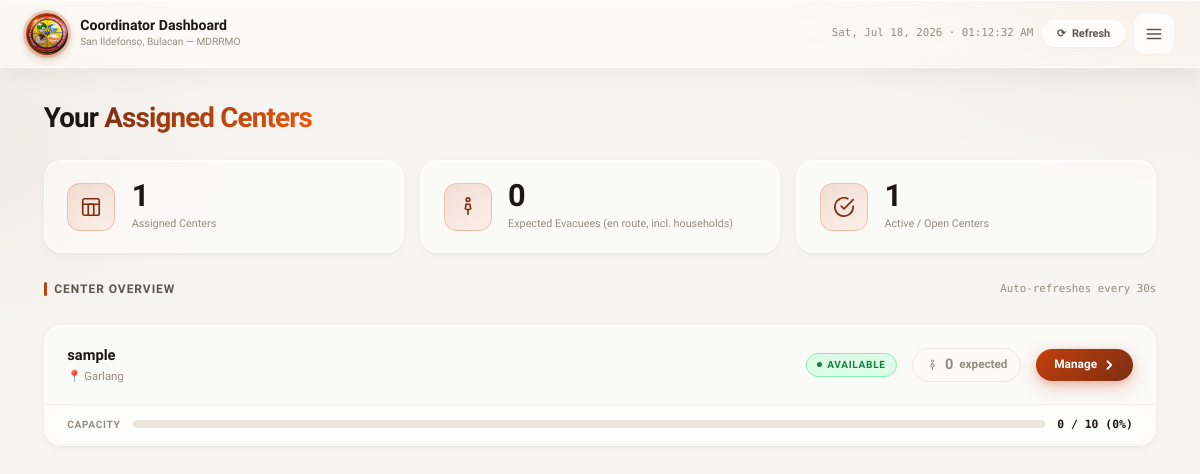
/coordinator/index.php (signed in), run on the app's committed database.
### tables this page shows
CREATE TABLE `evacuation_centers` (
  `id` int(10) UNSIGNED NOT NULL,
  `name` varchar(150) NOT NULL,
  `barangay_id` int(10) UNSIGNED NOT NULL,
  `address` varchar(255) NOT NULL,
  `lat` decimal(10,7) NOT NULL,
  `lng` decimal(10,7) NOT NULL,
  `max_capacity_people` int(10) UNSIGNED NOT NULL,
  `max_capacity_families` int(10) UNSIGNED DEFAULT 0,
  `status` enum('available','near_capacity','full','temp_shelter','closed') NOT NULL DEFAULT 'available',
  `coordinator_user_id` int(10) UNSIGNED DEFAULT NULL,
  `notes` text DEFAULT NULL,
  `created_at` datetime NOT NULL DEFAULT current_timestamp(),
  `updated_at` datetime NOT NULL DEFAULT current_timestamp() ON UPDATE current_timestamp()
);

CREATE TABLE `barangays` (
  `id` int(10) UNSIGNED NOT NULL,
  `name` varchar(100) NOT NULL,
  `municipality` varchar(100) NOT NULL DEFAULT 'San Ildefonso',
  `province` varchar(100) NOT NULL DEFAULT 'Bulacan',
  `center_lat` decimal(10,7) DEFAULT NULL,
  `center_lng` decimal(10,7) DEFAULT NULL,
  `boundary_polygon` longtext DEFAULT NULL CHECK (json_valid(`boundary_polygon`)),
  `is_active` tinyint(1) NOT NULL DEFAULT 1
);

### coordinator/index.php (the view, shortened to what this page needs)
<?php
$pdo  = db();
$user = current_user();
$stmt = $pdo->prepare("
    SELECT
        c.*,
        b.name AS barangay_name,
        COALESCE(t.expected_count, 0) AS expected_count
    FROM evacuation_centers c
    JOIN barangays b ON b.id = c.barangay_id
    LEFT JOIN (
        SELECT
            nt.center_id,
            SUM(COALESCE(ch.total_members, 1)) AS expected_count
        FROM   evac_navigation_tracking nt
        LEFT JOIN family_profiles ch ON ch.user_id = nt.user_id
        WHERE  nt.status = 'navigating'
        GROUP  BY nt.center_id
    ) t ON t.center_id = c.id
    WHERE c.coordinator_user_id = ?
");
$stmt->execute([$user['id']]);
$centers = $stmt->fetchAll();
$totalExpected  = array_sum(array_column($centers, 'expected_count'));
$totalCenters   = count($centers);
$activeCenters  = count(array_filter($centers, fn($c) => $c['status'] !== 'closed'));
?>
<!DOCTYPE html>
<html lang="en">
<head>
    <link rel="stylesheet" href="../asset/css/coordinator_index.css">
</head>
<body>
<div class="layout">
    <div class="main">
        <header class="topbar">
            <div class="topbar-brand">
                <div class="topbar-logo" aria-hidden="true">
                    <img src="../img/mdrrmo.png" alt="MDRRMO Logo"
                         style="width:100%;height:100%;object-fit:cover;border-radius:50%;display:block;">
                </div>
                <div class="topbar-brand-text">
                    <div class="topbar-title">Coordinator Dashboard</div>
                    <div class="topbar-subtitle">San Ildefonso, Bulacan — MDRRMO</div>
                </div>
            </div>
            <div class="topbar-right">
                <span class="topbar-date" id="topbar-clock"></span>
                <button class="refresh-btn" id="refreshBtn" onclick="refreshCounts()">
                    <span class="spin-icon" id="spinIcon">⟳</span>
                    <span>Refresh</span>
                </button>
                <button class="hamburger-btn" onclick="openMenu()" aria-label="Open menu">
                    <svg viewBox="0 0 24 24"><line x1="3" y1="6" x2="21" y2="6"/><line x1="3" y1="12" x2="21" y2="12"/><line x1="3" y1="18" x2="21" y2="18"/></svg>
                </button>
            </div>
        </header>
        <main class="page">
            <h1 class="page-heading">Your <span>Assigned Centers</span></h1>
            <div class="stats-grid">
                <div class="stat-card">
                    <div class="stat-icon"><svg viewBox="0 0 24 24"><rect x="3" y="3" width="18" height="18" rx="2"/><path d="M9 21V9h6v12"/><path d="M3 9h18"/></svg></div>
                    <div><div class="stat-val"><?php echo $totalCenters; ?></div><div class="stat-label">Assigned Centers</div></div>
                </div>
                <div class="stat-card">
                    <div class="stat-icon"><svg viewBox="0 0 24 24"><circle cx="12" cy="4" r="2"/><path d="M10 9h4l1 5-3 1v5"/><path d="M10 9l-1 5 3 1"/></svg></div>
                    <div><div class="stat-val" id="total-expected"><?php echo $totalExpected; ?></div><div class="stat-label">Expected Evacuees (en route, incl. households)</div></div>
                </div>
                <div class="stat-card">
                    <div class="stat-icon"><svg viewBox="0 0 24 24"><path d="M22 11.08V12a10 10 0 11-5.93-9.14"/><polyline points="22 4 12 14.01 9 11.01"/></svg></div>
                    <div><div class="stat-val"><?php echo $activeCenters; ?></div><div class="stat-label">Active / Open Centers</div></div>
                </div>
            </div>
            <div class="section-header">
                <div class="section-title">Center Overview</div>
                <span class="last-updated" id="last-updated">Auto‑refreshes every 30s</span>
            </div>
            <?php if (!$centers): ?>
                <div class="empty-state">
                    <div class="empty-icon"><svg viewBox="0 0 24 24"><rect x="3" y="3" width="18" height="18" rx="2"/><path d="M9 21V9h6v12"/><path d="M3 9h18"/></svg></div>
                    <div class="empty-title">No Centers Assigned</div>
                    <div class="empty-desc">No evacuation centers are assigned to your account yet.<br>Please contact an administrator.</div>
                </div>
            <?php else: ?>
                <ul class="centers-list" id="centerList">
                    <?php foreach ($centers as $c):
                        $centerId    = (int)$c['id'];
                        $expected    = (int)$c['expected_count'];
                        $statusSlug  = strtolower(preg_replace('/\s+/', '_', $c['status']));
                        $hasEvacuees = $expected > 0;
                        $pillClass   = $hasEvacuees ? 'has-evacuees' : 'no-evacuees';
                        $maxCap   = (int)$c['max_capacity_people'];
                        $capPct   = $maxCap > 0 ? min(100, round($expected / $maxCap * 100)) : 0;
                        $capClass = $capPct >= 85 ? 'danger' : ($capPct >= 60 ? 'warning' : 'safe');
                    ?>
                    <li class="center-card" data-center-id="<?php echo $centerId; ?>">
                        <div class="center-card-header">
                            <div class="center-name-wrap">
                                <div class="center-name"><?php echo htmlspecialchars($c['name']); ?></div>
                                <div class="center-barangay">📍 <?php echo htmlspecialchars($c['barangay_name']); ?></div>
                            </div>
                            <span class="status-badge status-<?php echo htmlspecialchars($statusSlug); ?>"><?php echo htmlspecialchars($c['status']); ?></span>
                            <span class="expected-pill <?php echo $pillClass; ?>" id="pill-<?php echo $centerId; ?>">
                                <span class="pill-icon"><svg viewBox="0 0 24 24"><circle cx="12" cy="4" r="2"/><path d="M10 9h4l1 5-3 1v5"/><path d="M10 9l-1 5 3 1"/></svg></span>
                                <span class="pill-count pill-val"><?php echo $expected; ?></span> expected
                            </span>
                            <a href="center_app_arrivals.php?id=<?php echo $centerId; ?>" class="btn-manage">Manage <svg viewBox="0 0 16 16"><polyline points="6 3 11 8 6 13"/></svg></a>
                        </div>
                        <?php if ($maxCap > 0): ?>
                        <div class="capacity-row">
                            <span class="capacity-label">Capacity</span>
                            <div class="cap-bar-track"><div class="cap-bar <?php echo $capClass; ?>" id="capbar-<?php echo $centerId; ?>" style="width:<?php echo $capPct; ?>%"></div></div>
                            <span class="capacity-pct" id="cappct-<?php echo $centerId; ?>"><?php echo $expected; ?> / <?php echo $maxCap; ?> (<?php echo $capPct; ?>%)</span>
                        </div>
                        <?php endif; ?>
                    </li>
                    <?php endforeach; ?>
                </ul>
            <?php endif; ?>
        </main>
    </div>
</div>
</body>
</html>

### data on the page
evacuation_centers: status "1", name "sample", barangay.name "Garlang", status "AVAILABLE", expected "0", max_capacity_people "10", capPct "0"

### other printed values
$totalCenters "1"
$totalExpected "0"
